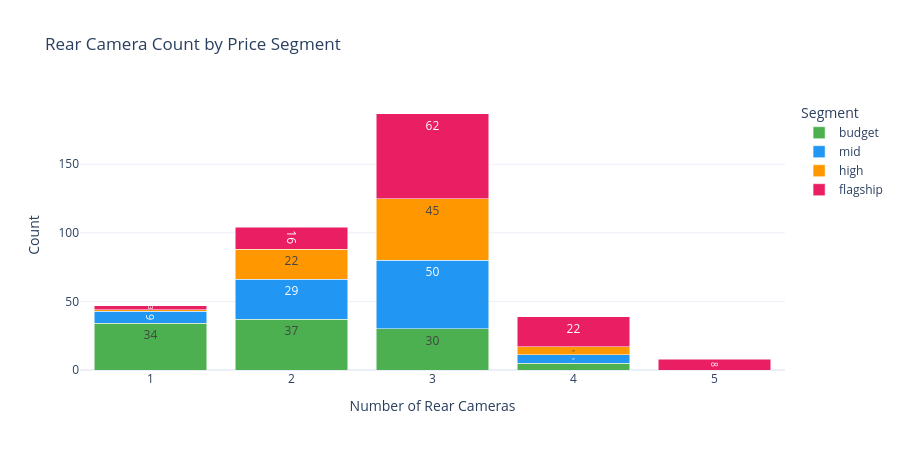

The cell this chart's notebook holds for it:
### Code cell
# Plotly: stacked bar — does higher price = more cameras?
cam_seg = (
    smartphone_df
    .groupby(["rear_camera_count", "price_segment"])
    .size()
    .reset_index(name="count")
)

fig = px.bar(
    cam_seg,
    x="rear_camera_count",
    y="count",
    color="price_segment",
    category_orders={"price_segment": SEGMENT_ORDER},
    color_discrete_map=SEGMENT_COLORS,
    barmode="stack",
    title="Rear Camera Count by Price Segment",
    labels={
        "rear_camera_count": "Number of Rear Cameras",
        "count"            : "Count",
        "price_segment"    : "Segment",
    },
    text="count",
)
fig.update_traces(textposition="inside")
fig.update_layout(height=450, xaxis=dict(type="category"))
fig.show()

### Figure 1 — Plotly figure (JSON) as saved in the notebook; plotly's stock layout.template omitted (floating-point values rounded to 4 significant figures)
{"data": [{"alignmentgroup": "True", "hovertemplate": "Segment=budget<br>Number of Rear Cameras=%{x}<br>Count=%{text}<extra></extra>", "legendgroup": "budget", "marker": {"color": "#4CAF50", "pattern": {"shape": ""}}, "name": "budget", "offsetgroup": "budget", "orientation": "v", "showlegend": true, "text": [34, 37, 30, 5], "textposition": "inside", "type": "bar", "x": [1, 2, 3, 4], "xaxis": "x", "y": [34, 37, 30, 5], "yaxis": "y"}, {"alignmentgroup": "True", "hovertemplate": "Segment=mid<br>Number of Rear Cameras=%{x}<br>Count=%{text}<extra></extra>", "legendgroup": "mid", "marker": {"color": "#2196F3", "pattern": {"shape": ""}}, "name": "mid", "offsetgroup": "mid", "orientation": "v", "showlegend": true, "text": [9, 29, 50, 6], "textposition": "inside", "type": "bar", "x": [1, 2, 3, 4], "xaxis": "x", "y": [9, 29, 50, 6], "yaxis": "y"}, {"alignmentgroup": "True", "hovertemplate": "Segment=high<br>Number of Rear Cameras=%{x}<br>Count=%{text}<extra></extra>", "legendgroup": "high", "marker": {"color": "#FF9800", "pattern": {"shape": ""}}, "name": "high", "offsetgroup": "high", "orientation": "v", "showlegend": true, "text": [1, 22, 45, 6], "textposition": "inside", "type": "bar", "x": [1, 2, 3, 4], "xaxis": "x", "y": [1, 22, 45, 6], "yaxis": "y"}, {"alignmentgroup": "True", "hovertemplate": "Segment=flagship<br>Number of Rear Cameras=%{x}<br>Count=%{text}<extra></extra>", "legendgroup": "flagship", "marker": {"color": "#E91E63", "pattern": {"shape": ""}}, "name": "flagship", "offsetgroup": "flagship", "orientation": "v", "showlegend": true, "text": [3, 16, 62, 22, 8], "textposition": "inside", "type": "bar", "x": [1, 2, 3, 4, 5], "xaxis": "x", "y": [3, 16, 62, 22, 8], "yaxis": "y"}], "layout": {"barmode": "stack", "height": 450, "legend": {"title": {"text": "Segment"}, "tracegroupgap": 0}, "title": {"text": "Rear Camera Count by Price Segment"}, "xaxis": {"anchor": "y", "domain": [0, 1], "title": {"text": "Number of Rear Cameras"}, "type": "category"}, "yaxis": {"anchor": "x", "domain": [0, 1], "title": {"text": "Count"}}}}
